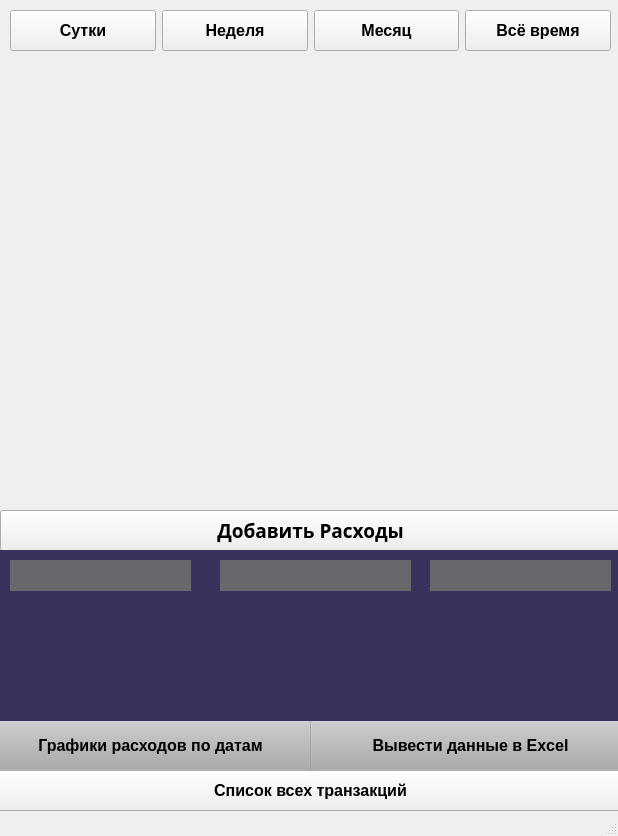
<?xml version="1.0" encoding="UTF-8"?>
<ui version="4.0">
 <class>main</class>
 <widget class="QMainWindow" name="main">
  <property name="geometry">
   <rect>
    <x>0</x>
    <y>0</y>
    <width>618</width>
    <height>836</height>
   </rect>
  </property>
  <property name="windowTitle">
   <string>MainWindow</string>
  </property>
  <widget class="QWidget" name="centralwidget">
   <widget class="QPushButton" name="add">
    <property name="geometry">
     <rect>
      <x>0</x>
      <y>510</y>
      <width>621</width>
      <height>41</height>
     </rect>
    </property>
    <property name="font">
     <font>
      <family>Microsoft New Tai Lue</family>
      <pointsize>14</pointsize>
      <weight>75</weight>
      <bold>true</bold>
     </font>
    </property>
    <property name="text">
     <string>Добавить Расходы</string>
    </property>
   </widget>
   <widget class="QPushButton" name="graph">
    <property name="geometry">
     <rect>
      <x>-10</x>
      <y>720</y>
      <width>321</width>
      <height>51</height>
     </rect>
    </property>
    <property name="font">
     <font>
      <pointsize>12</pointsize>
      <weight>75</weight>
      <bold>true</bold>
     </font>
    </property>
    <property name="toolTip">
     <string>&lt;html&gt;&lt;head/&gt;&lt;body&gt;&lt;p align=&quot;center&quot;&gt;&lt;br/&gt;&lt;/p&gt;&lt;/body&gt;&lt;/html&gt;</string>
    </property>
    <property name="styleSheet">
     <string notr="true">background-color: rgba(168, 169, 171, 100);</string>
    </property>
    <property name="text">
     <string>Графики расходов по датам</string>
    </property>
    <property name="checkable">
     <bool>true</bool>
    </property>
    <property name="autoRepeat">
     <bool>true</bool>
    </property>
    <property name="autoDefault">
     <bool>false</bool>
    </property>
   </widget>
   <widget class="QPushButton" name="data_to_excel">
    <property name="geometry">
     <rect>
      <x>310</x>
      <y>720</y>
      <width>321</width>
      <height>51</height>
     </rect>
    </property>
    <property name="font">
     <font>
      <pointsize>12</pointsize>
      <weight>75</weight>
      <bold>true</bold>
     </font>
    </property>
    <property name="styleSheet">
     <string notr="true">background-color: rgba(168, 169, 171, 100);</string>
    </property>
    <property name="text">
     <string>Вывести данные в Excel</string>
    </property>
    <property name="checkable">
     <bool>true</bool>
    </property>
    <property name="autoRepeat">
     <bool>true</bool>
    </property>
    <property name="autoDefault">
     <bool>false</bool>
    </property>
   </widget>
   <widget class="QLabel" name="label">
    <property name="geometry">
     <rect>
      <x>0</x>
      <y>50</y>
      <width>621</width>
      <height>461</height>
     </rect>
    </property>
    <property name="text">
     <string/>
    </property>
   </widget>
   <widget class="QWidget" name="horizontalLayoutWidget">
    <property name="enabled">
     <bool>true</bool>
    </property>
    <property name="geometry">
     <rect>
      <x>10</x>
      <y>10</y>
      <width>601</width>
      <height>41</height>
     </rect>
    </property>
    <property name="sizePolicy">
     <sizepolicy hsizetype="Minimum" vsizetype="Fixed">
      <horstretch>0</horstretch>
      <verstretch>0</verstretch>
     </sizepolicy>
    </property>
    <layout class="QHBoxLayout" name="horizontalLayout">
     <item>
      <widget class="QPushButton" name="day">
       <property name="sizePolicy">
        <sizepolicy hsizetype="Minimum" vsizetype="Preferred">
         <horstretch>0</horstretch>
         <verstretch>0</verstretch>
        </sizepolicy>
       </property>
       <property name="font">
        <font>
         <pointsize>12</pointsize>
         <weight>75</weight>
         <bold>true</bold>
        </font>
       </property>
       <property name="text">
        <string>Сутки</string>
       </property>
      </widget>
     </item>
     <item>
      <widget class="QPushButton" name="week">
       <property name="enabled">
        <bool>true</bool>
       </property>
       <property name="sizePolicy">
        <sizepolicy hsizetype="Minimum" vsizetype="Preferred">
         <horstretch>0</horstretch>
         <verstretch>0</verstretch>
        </sizepolicy>
       </property>
       <property name="font">
        <font>
         <pointsize>12</pointsize>
         <weight>75</weight>
         <bold>true</bold>
        </font>
       </property>
       <property name="text">
        <string>Неделя</string>
       </property>
      </widget>
     </item>
     <item>
      <widget class="QPushButton" name="month">
       <property name="enabled">
        <bool>true</bool>
       </property>
       <property name="sizePolicy">
        <sizepolicy hsizetype="Minimum" vsizetype="Preferred">
         <horstretch>0</horstretch>
         <verstretch>0</verstretch>
        </sizepolicy>
       </property>
       <property name="font">
        <font>
         <pointsize>12</pointsize>
         <weight>75</weight>
         <bold>true</bold>
        </font>
       </property>
       <property name="text">
        <string>Месяц</string>
       </property>
      </widget>
     </item>
     <item>
      <widget class="QPushButton" name="all">
       <property name="enabled">
        <bool>true</bool>
       </property>
       <property name="sizePolicy">
        <sizepolicy hsizetype="Minimum" vsizetype="Preferred">
         <horstretch>0</horstretch>
         <verstretch>0</verstretch>
        </sizepolicy>
       </property>
       <property name="font">
        <font>
         <pointsize>12</pointsize>
         <weight>75</weight>
         <bold>true</bold>
        </font>
       </property>
       <property name="text">
        <string>Всё время</string>
       </property>
      </widget>
     </item>
    </layout>
   </widget>
   <widget class="QLabel" name="label_4">
    <property name="geometry">
     <rect>
      <x>-10</x>
      <y>550</y>
      <width>631</width>
      <height>171</height>
     </rect>
    </property>
    <property name="palette">
     <palette>
      <active>
       <colorrole role="WindowText">
        <brush brushstyle="SolidPattern">
         <color alpha="255">
          <red>255</red>
          <green>255</green>
          <blue>255</blue>
         </color>
        </brush>
       </colorrole>
       <colorrole role="Button">
        <brush brushstyle="SolidPattern">
         <color alpha="255">
          <red>59</red>
          <green>49</green>
          <blue>93</blue>
         </color>
        </brush>
       </colorrole>
       <colorrole role="Base">
        <brush brushstyle="SolidPattern">
         <color alpha="255">
          <red>59</red>
          <green>49</green>
          <blue>93</blue>
         </color>
        </brush>
       </colorrole>
       <colorrole role="Window">
        <brush brushstyle="SolidPattern">
         <color alpha="255">
          <red>59</red>
          <green>49</green>
          <blue>93</blue>
         </color>
        </brush>
       </colorrole>
      </active>
      <inactive>
       <colorrole role="WindowText">
        <brush brushstyle="SolidPattern">
         <color alpha="255">
          <red>255</red>
          <green>255</green>
          <blue>255</blue>
         </color>
        </brush>
       </colorrole>
       <colorrole role="Button">
        <brush brushstyle="SolidPattern">
         <color alpha="255">
          <red>59</red>
          <green>49</green>
          <blue>93</blue>
         </color>
        </brush>
       </colorrole>
       <colorrole role="Base">
        <brush brushstyle="SolidPattern">
         <color alpha="255">
          <red>59</red>
          <green>49</green>
          <blue>93</blue>
         </color>
        </brush>
       </colorrole>
       <colorrole role="Window">
        <brush brushstyle="SolidPattern">
         <color alpha="255">
          <red>59</red>
          <green>49</green>
          <blue>93</blue>
         </color>
        </brush>
       </colorrole>
      </inactive>
      <disabled>
       <colorrole role="WindowText">
        <brush brushstyle="SolidPattern">
         <color alpha="255">
          <red>120</red>
          <green>120</green>
          <blue>120</blue>
         </color>
        </brush>
       </colorrole>
       <colorrole role="Button">
        <brush brushstyle="SolidPattern">
         <color alpha="255">
          <red>59</red>
          <green>49</green>
          <blue>93</blue>
         </color>
        </brush>
       </colorrole>
       <colorrole role="Base">
        <brush brushstyle="SolidPattern">
         <color alpha="255">
          <red>59</red>
          <green>49</green>
          <blue>93</blue>
         </color>
        </brush>
       </colorrole>
       <colorrole role="Window">
        <brush brushstyle="SolidPattern">
         <color alpha="255">
          <red>59</red>
          <green>49</green>
          <blue>93</blue>
         </color>
        </brush>
       </colorrole>
      </disabled>
     </palette>
    </property>
    <property name="font">
     <font>
      <pointsize>12</pointsize>
      <weight>50</weight>
      <bold>false</bold>
     </font>
    </property>
    <property name="acceptDrops">
     <bool>true</bool>
    </property>
    <property name="styleSheet">
     <string notr="true">background-color: rgb(59, 49, 93);</string>
    </property>
    <property name="text">
     <string>&lt;html&gt;&lt;head/&gt;&lt;body&gt;&lt;p align=&quot;center&quot;&gt;&lt;span style=&quot; font-size:14pt; color:#ffffff;&quot;&gt;&lt;br/&gt;&lt;/span&gt;&lt;/p&gt;&lt;/body&gt;&lt;/html&gt;</string>
    </property>
    <property name="textFormat">
     <enum>Qt::AutoText</enum>
    </property>
    <property name="scaledContents">
     <bool>false</bool>
    </property>
   </widget>
   <widget class="QLabel" name="last_category">
    <property name="geometry">
     <rect>
      <x>220</x>
      <y>560</y>
      <width>191</width>
      <height>31</height>
     </rect>
    </property>
    <property name="palette">
     <palette>
      <active>
       <colorrole role="WindowText">
        <brush brushstyle="SolidPattern">
         <color alpha="255">
          <red>255</red>
          <green>255</green>
          <blue>255</blue>
         </color>
        </brush>
       </colorrole>
       <colorrole role="Button">
        <brush brushstyle="SolidPattern">
         <color alpha="255">
          <red>103</red>
          <green>103</green>
          <blue>108</blue>
         </color>
        </brush>
       </colorrole>
       <colorrole role="Base">
        <brush brushstyle="SolidPattern">
         <color alpha="255">
          <red>103</red>
          <green>103</green>
          <blue>108</blue>
         </color>
        </brush>
       </colorrole>
       <colorrole role="Window">
        <brush brushstyle="SolidPattern">
         <color alpha="255">
          <red>103</red>
          <green>103</green>
          <blue>108</blue>
         </color>
        </brush>
       </colorrole>
      </active>
      <inactive>
       <colorrole role="WindowText">
        <brush brushstyle="SolidPattern">
         <color alpha="255">
          <red>255</red>
          <green>255</green>
          <blue>255</blue>
         </color>
        </brush>
       </colorrole>
       <colorrole role="Button">
        <brush brushstyle="SolidPattern">
         <color alpha="255">
          <red>103</red>
          <green>103</green>
          <blue>108</blue>
         </color>
        </brush>
       </colorrole>
       <colorrole role="Base">
        <brush brushstyle="SolidPattern">
         <color alpha="255">
          <red>103</red>
          <green>103</green>
          <blue>108</blue>
         </color>
        </brush>
       </colorrole>
       <colorrole role="Window">
        <brush brushstyle="SolidPattern">
         <color alpha="255">
          <red>103</red>
          <green>103</green>
          <blue>108</blue>
         </color>
        </brush>
       </colorrole>
      </inactive>
      <disabled>
       <colorrole role="WindowText">
        <brush brushstyle="SolidPattern">
         <color alpha="255">
          <red>120</red>
          <green>120</green>
          <blue>120</blue>
         </color>
        </brush>
       </colorrole>
       <colorrole role="Button">
        <brush brushstyle="SolidPattern">
         <color alpha="255">
          <red>103</red>
          <green>103</green>
          <blue>108</blue>
         </color>
        </brush>
       </colorrole>
       <colorrole role="Base">
        <brush brushstyle="SolidPattern">
         <color alpha="255">
          <red>103</red>
          <green>103</green>
          <blue>108</blue>
         </color>
        </brush>
       </colorrole>
       <colorrole role="Window">
        <brush brushstyle="SolidPattern">
         <color alpha="255">
          <red>103</red>
          <green>103</green>
          <blue>108</blue>
         </color>
        </brush>
       </colorrole>
      </disabled>
     </palette>
    </property>
    <property name="font">
     <font>
      <pointsize>12</pointsize>
      <weight>75</weight>
      <bold>true</bold>
     </font>
    </property>
    <property name="styleSheet">
     <string notr="true">background-color: rgb(103, 103, 108);</string>
    </property>
    <property name="text">
     <string>&lt;html&gt;&lt;head/&gt;&lt;body&gt;&lt;p align=&quot;center&quot;&gt;&lt;span style=&quot; font-size:12pt; color:#ffffff;&quot;&gt;&lt;br/&gt;&lt;/span&gt;&lt;/p&gt;&lt;/body&gt;&lt;/html&gt;</string>
    </property>
   </widget>
   <widget class="QLabel" name="last_date">
    <property name="geometry">
     <rect>
      <x>430</x>
      <y>560</y>
      <width>181</width>
      <height>31</height>
     </rect>
    </property>
    <property name="palette">
     <palette>
      <active>
       <colorrole role="WindowText">
        <brush brushstyle="SolidPattern">
         <color alpha="255">
          <red>255</red>
          <green>255</green>
          <blue>255</blue>
         </color>
        </brush>
       </colorrole>
       <colorrole role="Button">
        <brush brushstyle="SolidPattern">
         <color alpha="255">
          <red>103</red>
          <green>103</green>
          <blue>108</blue>
         </color>
        </brush>
       </colorrole>
       <colorrole role="Base">
        <brush brushstyle="SolidPattern">
         <color alpha="255">
          <red>103</red>
          <green>103</green>
          <blue>108</blue>
         </color>
        </brush>
       </colorrole>
       <colorrole role="Window">
        <brush brushstyle="SolidPattern">
         <color alpha="255">
          <red>103</red>
          <green>103</green>
          <blue>108</blue>
         </color>
        </brush>
       </colorrole>
      </active>
      <inactive>
       <colorrole role="WindowText">
        <brush brushstyle="SolidPattern">
         <color alpha="255">
          <red>255</red>
          <green>255</green>
          <blue>255</blue>
         </color>
        </brush>
       </colorrole>
       <colorrole role="Button">
        <brush brushstyle="SolidPattern">
         <color alpha="255">
          <red>103</red>
          <green>103</green>
          <blue>108</blue>
         </color>
        </brush>
       </colorrole>
       <colorrole role="Base">
        <brush brushstyle="SolidPattern">
         <color alpha="255">
          <red>103</red>
          <green>103</green>
          <blue>108</blue>
         </color>
        </brush>
       </colorrole>
       <colorrole role="Window">
        <brush brushstyle="SolidPattern">
         <color alpha="255">
          <red>103</red>
          <green>103</green>
          <blue>108</blue>
         </color>
        </brush>
       </colorrole>
      </inactive>
      <disabled>
       <colorrole role="WindowText">
        <brush brushstyle="SolidPattern">
         <color alpha="255">
          <red>120</red>
          <green>120</green>
          <blue>120</blue>
         </color>
        </brush>
       </colorrole>
       <colorrole role="Button">
        <brush brushstyle="SolidPattern">
         <color alpha="255">
          <red>103</red>
          <green>103</green>
          <blue>108</blue>
         </color>
        </brush>
       </colorrole>
       <colorrole role="Base">
        <brush brushstyle="SolidPattern">
         <color alpha="255">
          <red>103</red>
          <green>103</green>
          <blue>108</blue>
         </color>
        </brush>
       </colorrole>
       <colorrole role="Window">
        <brush brushstyle="SolidPattern">
         <color alpha="255">
          <red>103</red>
          <green>103</green>
          <blue>108</blue>
         </color>
        </brush>
       </colorrole>
      </disabled>
     </palette>
    </property>
    <property name="font">
     <font>
      <pointsize>12</pointsize>
      <weight>75</weight>
      <bold>true</bold>
     </font>
    </property>
    <property name="styleSheet">
     <string notr="true">background-color: rgb(103, 103, 108);</string>
    </property>
    <property name="text">
     <string>&lt;html&gt;&lt;head/&gt;&lt;body&gt;&lt;p align=&quot;center&quot;&gt;&lt;span style=&quot; font-size:12pt; color:#ffffff;&quot;&gt;&lt;br/&gt;&lt;/span&gt;&lt;/p&gt;&lt;/body&gt;&lt;/html&gt;</string>
    </property>
   </widget>
   <widget class="QPushButton" name="btn_lst_trans">
    <property name="geometry">
     <rect>
      <x>-10</x>
      <y>770</y>
      <width>641</width>
      <height>41</height>
     </rect>
    </property>
    <property name="font">
     <font>
      <pointsize>12</pointsize>
      <weight>75</weight>
      <bold>true</bold>
     </font>
    </property>
    <property name="toolTip">
     <string>&lt;html&gt;&lt;head/&gt;&lt;body&gt;&lt;p align=&quot;center&quot;&gt;&lt;span style=&quot; font-size:14pt;&quot;&gt;Список всеъ транзакций&lt;/span&gt;&lt;/p&gt;&lt;/body&gt;&lt;/html&gt;</string>
    </property>
    <property name="text">
     <string>Список всех транзакций</string>
    </property>
   </widget>
   <widget class="QLabel" name="last_sum">
    <property name="geometry">
     <rect>
      <x>10</x>
      <y>560</y>
      <width>181</width>
      <height>31</height>
     </rect>
    </property>
    <property name="palette">
     <palette>
      <active>
       <colorrole role="WindowText">
        <brush brushstyle="SolidPattern">
         <color alpha="255">
          <red>255</red>
          <green>255</green>
          <blue>255</blue>
         </color>
        </brush>
       </colorrole>
       <colorrole role="Button">
        <brush brushstyle="SolidPattern">
         <color alpha="255">
          <red>103</red>
          <green>103</green>
          <blue>108</blue>
         </color>
        </brush>
       </colorrole>
       <colorrole role="Base">
        <brush brushstyle="SolidPattern">
         <color alpha="255">
          <red>103</red>
          <green>103</green>
          <blue>108</blue>
         </color>
        </brush>
       </colorrole>
       <colorrole role="Window">
        <brush brushstyle="SolidPattern">
         <color alpha="255">
          <red>103</red>
          <green>103</green>
          <blue>108</blue>
         </color>
        </brush>
       </colorrole>
      </active>
      <inactive>
       <colorrole role="WindowText">
        <brush brushstyle="SolidPattern">
         <color alpha="255">
          <red>255</red>
          <green>255</green>
          <blue>255</blue>
         </color>
        </brush>
       </colorrole>
       <colorrole role="Button">
        <brush brushstyle="SolidPattern">
         <color alpha="255">
          <red>103</red>
          <green>103</green>
          <blue>108</blue>
         </color>
        </brush>
       </colorrole>
       <colorrole role="Base">
        <brush brushstyle="SolidPattern">
         <color alpha="255">
          <red>103</red>
          <green>103</green>
          <blue>108</blue>
         </color>
        </brush>
       </colorrole>
       <colorrole role="Window">
        <brush brushstyle="SolidPattern">
         <color alpha="255">
          <red>103</red>
          <green>103</green>
          <blue>108</blue>
         </color>
        </brush>
       </colorrole>
      </inactive>
      <disabled>
       <colorrole role="WindowText">
        <brush brushstyle="SolidPattern">
         <color alpha="255">
          <red>120</red>
          <green>120</green>
          <blue>120</blue>
         </color>
        </brush>
       </colorrole>
       <colorrole role="Button">
        <brush brushstyle="SolidPattern">
         <color alpha="255">
          <red>103</red>
          <green>103</green>
          <blue>108</blue>
         </color>
        </brush>
       </colorrole>
       <colorrole role="Base">
        <brush brushstyle="SolidPattern">
         <color alpha="255">
          <red>103</red>
          <green>103</green>
          <blue>108</blue>
         </color>
        </brush>
       </colorrole>
       <colorrole role="Window">
        <brush brushstyle="SolidPattern">
         <color alpha="255">
          <red>103</red>
          <green>103</green>
          <blue>108</blue>
         </color>
        </brush>
       </colorrole>
      </disabled>
     </palette>
    </property>
    <property name="font">
     <font>
      <pointsize>12</pointsize>
      <weight>75</weight>
      <bold>true</bold>
     </font>
    </property>
    <property name="styleSheet">
     <string notr="true">background-color: rgb(103, 103, 108);</string>
    </property>
    <property name="text">
     <string>&lt;html&gt;&lt;head/&gt;&lt;body&gt;&lt;p align=&quot;center&quot;&gt;&lt;span style=&quot; font-size:12pt; color:#ffffff;&quot;&gt;&lt;br/&gt;&lt;/span&gt;&lt;/p&gt;&lt;/body&gt;&lt;/html&gt;</string>
    </property>
   </widget>
  </widget>
  <widget class="QStatusBar" name="statusbar"/>
 </widget>
 <resources/>
 <connections/>
</ui>
